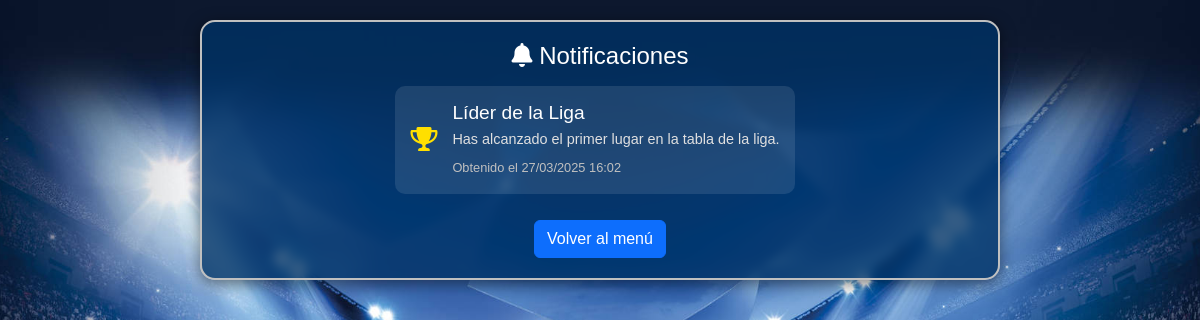
The page /notificaciones/ (signed in) on the database as committed earlier.
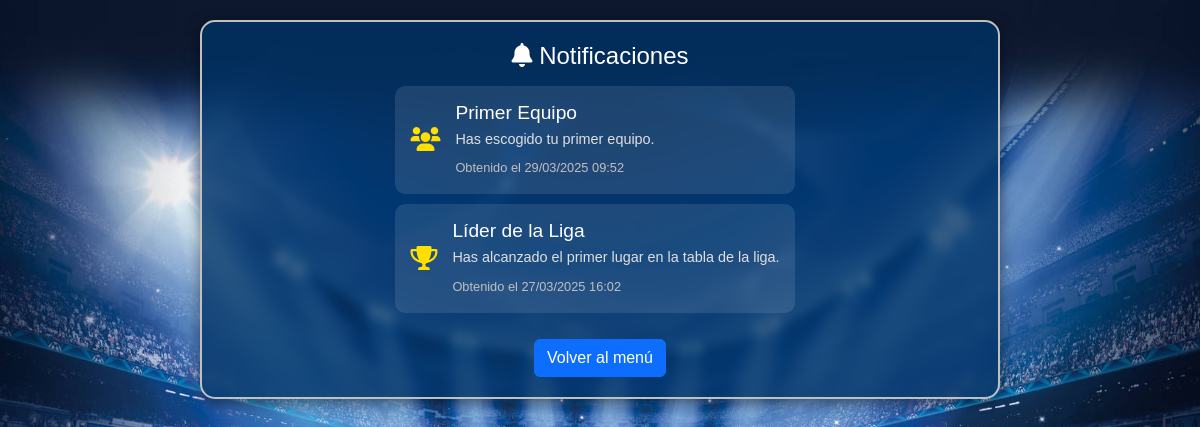
The same page on the database as committed later.
### app_simulador/models.py (models this page shows)
class UsuarioLogro(models.Model):
    usuario = models.ForeignKey(User, on_delete=models.CASCADE)
    logro = models.ForeignKey(Logro, on_delete=models.CASCADE)
    fecha_obtenido = models.DateTimeField(auto_now_add=True)

class Logro(models.Model):
    nombre = models.CharField(max_length=100)
    descripcion = models.TextField()
    requisito = models.CharField(max_length=200)
    efecto_quimica = models.IntegerField(default=0)
    icono = models.CharField(max_length=100)
    nivel = models.IntegerField(default=1)

### app_simulador/views.py (the view)
# urls.py: path('notificaciones/', NotificacionesView.as_view(), name='notificaciones'),
class NotificacionesView(LoginRequiredMixin, View):
    def get(self, request):
        logros = UsuarioLogro.objects.filter(usuario=request.user).order_by('-fecha_obtenido')
        return render(request, 'notificaciones.html', {
            'logros_obtenidos': logros,
            'mostrar_popup': False
        })

### app_simulador/templates/notificaciones.html (shortened to what this page needs)
{% load static %}
<!DOCTYPE html>
<html lang="es">
<head>
    <link href="https://cdn.jsdelivr.net/npm/bootstrap@5.3.0/dist/css/bootstrap.min.css" rel="stylesheet">
    <link href="https://cdnjs.cloudflare.com/ajax/libs/font-awesome/6.0.0-beta3/css/all.min.css" rel="stylesheet">
    <link rel="stylesheet" href="{% static 'notificaciones.css' %}">
</head>
<body>
<div class="notificaciones-container">
    <h3><i class="fas fa-bell"></i> Notificaciones</h3>
    <div class="lista-notificaciones">
        {% for logro in logros_obtenidos %}
            <div class="notificacion-item {% if forloop.first and logros_recientes %}nuevo-logro{% endif %}">
                <div class="notificacion-icono">
                    <i class="fas fa-{{ logro.logro.icono }}"></i>
                </div>
                <div class="notificacion-contenido">
                    <h4>{{ logro.logro.nombre }}</h4>
                    <p>{{ logro.logro.descripcion }}</p>
                    <small>Obtenido el {{ logro.fecha_obtenido|date:"d/m/Y H:i" }}</small>
                </div>
            </div>
        {% empty %}
            <p class="sin-notificaciones">No tienes notificaciones nuevas.</p>
        {% endfor %}
    </div>
    <a href="{% url 'menu' %}" class="btn btn-primary mt-3">Volver al menú</a>
</div>
</body>
</html>

### app_simulador/static/notificaciones.css (style rules this page uses)
body { background: url('images/campo1.jpg') no-repeat center center fixed; background-size: cover; color: #fff; font-family: 'Poppins', sans-serif; margin: 0; padding: 0; }
.notificaciones-container { background-color: rgba(0, 51, 102, 0.8); border: 2px solid #c0c0c0; border-radius: 15px; padding: 20px; backdrop-filter: blur(5px); box-shadow: 0px 4px 15px rgba(0, 0, 0, 0.5); max-width: 800px; margin: 20px auto; color: #ffffff; }
.notificaciones-container h3 { font-size: 1.5rem; color: #ffffff; margin-bottom: 15px; text-align: center; }
.lista-notificaciones { max-height: 400px; overflow-y: auto; padding-right: 10px; }
.notificacion-item { background-color: rgba(255, 255, 255, 0.1); border-radius: 10px; padding: 15px; margin-bottom: 10px; display: flex; align-items: center; transition: transform 0.3s ease, box-shadow 0.3s ease; }
.notificacion-icono { font-size: 1.5rem; color: #ffdf00; margin-right: 15px; }
.notificacion-contenido h4 { font-size: 1.2rem; color: #ffffff; margin-bottom: 5px; }
.notificacion-contenido p { font-size: 0.9rem; color: #e0e0e0; margin-bottom: 5px; }
.notificacion-contenido small { font-size: 0.8rem; color: #c0c0c0; }
.notificaciones-container { display: flex; flex-direction: column; align-items: center; }

Rows that differ between the two databases and show on the page:
added UsuarioLogro: logro.nombre "Primer Equipo", logro.descripcion "Has escogido tu primer equipo.", fecha_obtenido "29/03/2025 09:52"
